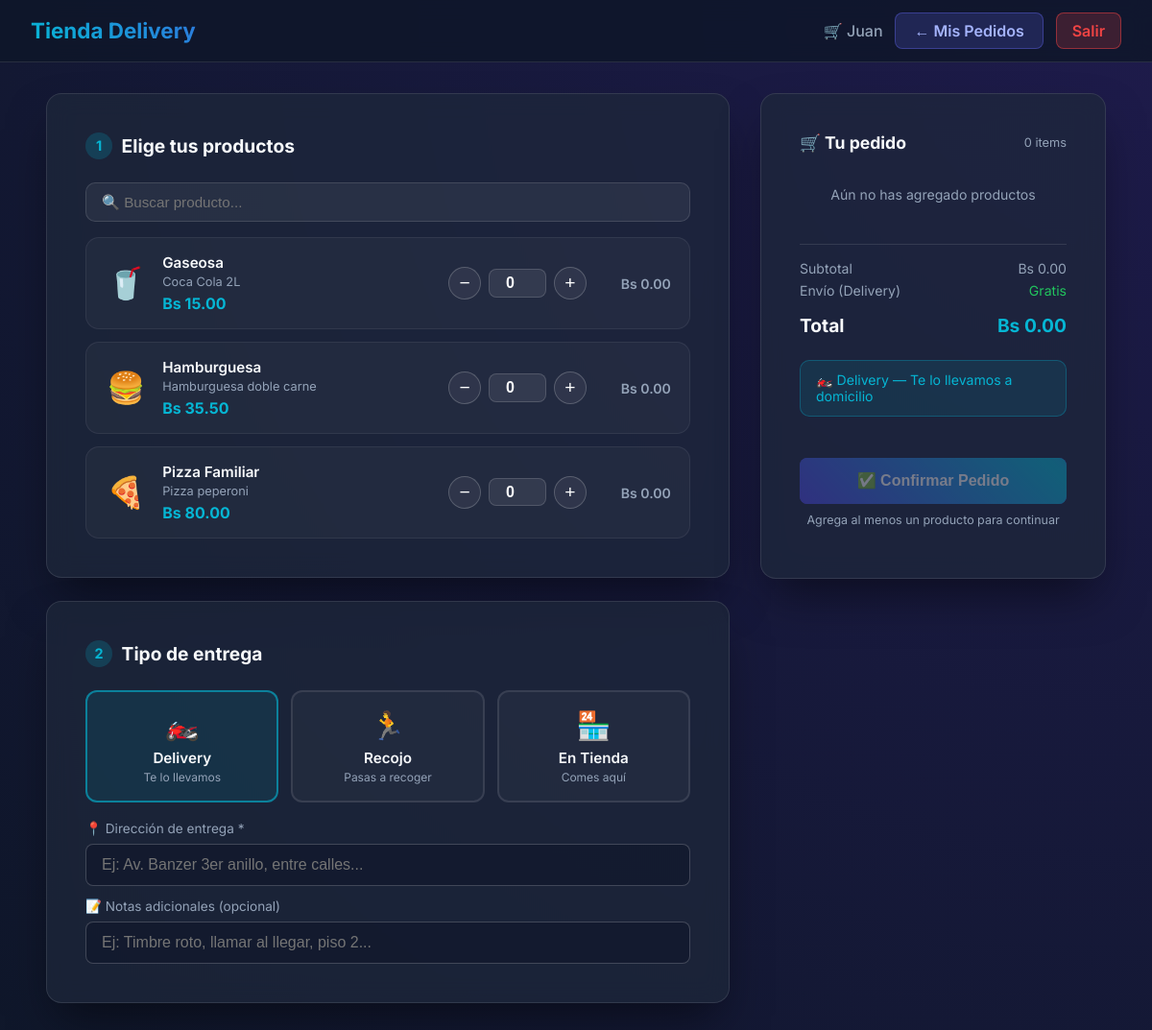
Screenshot of /nuevo_pedido.php (signed in) with the database file from the repository.
### tables this page shows
CREATE TABLE productos (
    idProducto INT AUTO_INCREMENT PRIMARY KEY,
    nombre VARCHAR(100) NOT NULL,
    descripcion TEXT,
    precioUnitario DECIMAL(10,2) NOT NULL
);

### nuevo_pedido.php (the view, shortened to what this page needs)
<?php
require_once 'config.php';
$productos = $conn->query("SELECT idProducto AS id, nombre, descripcion, precioUnitario AS precio FROM productos ORDER BY nombre")->fetchAll();
?>
<!DOCTYPE html>
<html lang="es">
<head>
    <link rel="stylesheet" href="style.css">
</head>
<body>
<div class="app-wrapper">
    <nav class="navbar">
        <h2>Tienda Delivery <span>| Nuevo Pedido</span></h2>
        <div class="nav-user">
            <span>🛒 <?php echo htmlspecialchars($_SESSION['nombre']); ?></span>
            <a href="cliente.php" class="btn" style="padding:0.5rem 1.2rem;width:auto;background:rgba(99,102,241,0.2);color:#a5b4fc;border:1px solid rgba(99,102,241,0.4);">← Mis Pedidos</a>
            <a href="logout.php" class="btn" style="padding:0.5rem 1rem;width:auto;background:rgba(239,68,68,0.2);color:var(--danger);border:1px solid rgba(239,68,68,0.5);">Salir</a>
        </div>
    </nav>
    <div class="dashboard-container">
        <form method="POST" id="form-pedido">
        <div class="pedido-layout">
        <div>
            <div class="glass-card" style="margin-bottom:1.5rem;">
                <h3 style="margin:0 0 1.5rem; font-size:1.2rem; display:flex; align-items:center;">
                    <span class="step-num">1</span> Elige tus productos
                </h3>
                <?php if (empty($productos)): ?>
                <p style="color:var(--text-muted); text-align:center; padding:2rem;">
                    No hay productos disponibles. El administrador debe agregarlos.
                </p>
                <?php else: ?>
                <div style="margin-bottom:1rem; position:relative;">
                    <input type="text" id="buscador" placeholder="🔍 Buscar producto..."
                        oninput="filtrarProductos()"
                        style="width:100%; padding:0.7rem 1rem; background:rgba(255,255,255,0.06);
                               border:1.5px solid rgba(255,255,255,0.12); border-radius:10px;
                               color:white; font-size:0.95rem; box-sizing:border-box;">
                </div>
                <div id="lista-productos" style="display:flex; flex-direction:column; gap:0.8rem;">
                    <?php foreach ($productos as $prod): ?>
                    <div class="prod-card" id="prod-<?php echo $prod['id']; ?>"
                         data-nombre="<?php echo strtolower(htmlspecialchars($prod['nombre'])); ?>">
                        <div style="font-size:2rem; min-width:44px; text-align:center;">
                            <?php
                            $n = strtolower($prod['nombre']);
                            if (str_contains($n,'hambur') || str_contains($n,'burger')) echo '🍔';
                            elseif (str_contains($n,'pizza')) echo '🍕';
                            elseif (str_contains($n,'pollo') || str_contains($n,'chicken')) echo '🍗';
                            elseif (str_contains($n,'gaseosa') || str_contains($n,'refresco') || str_contains($n,'coca')) echo '🥤';
                            elseif (str_contains($n,'agua')) echo '💧';
                            elseif (str_contains($n,'jugo')) echo '🧃';
                            elseif (str_contains($n,'ensalada') || str_contains($n,'salad')) echo '🥗';
                            elseif (str_contains($n,'pasta') || str_contains($n,'spagueti')) echo '🍝';
                            elseif (str_contains($n,'arroz')) echo '🍚';
                            elseif (str_contains($n,'postre') || str_contains($n,'torta') || str_contains($n,'pastel')) echo '🎂';
                            elseif (str_contains($n,'helado')) echo '🍦';
                            elseif (str_contains($n,'cafe') || str_contains($n,'café')) echo '☕';
                            else echo '🍽️';
                            ?>
                        </div>
                        <div style="flex:1; min-width:0;">
                            <p style="margin:0; font-weight:600; font-size:0.95rem;"><?php echo htmlspecialchars($prod['nombre']); ?></p>
                            <?php if ($prod['descripcion']): ?>
                            <p style="margin:0.2rem 0 0; color:var(--text-muted); font-size:0.8rem; white-space:nowrap; overflow:hidden; text-overflow:ellipsis;">
                                <?php echo htmlspecialchars($prod['descripcion']); ?>
                            </p>
                            <?php endif; ?>
                            <p style="margin:0.3rem 0 0; font-weight:700; color:var(--accent); font-size:1rem;">
                                Bs <?php echo number_format($prod['precio'], 2); ?>
                            </p>
                        </div>
                        <div style="display:flex; align-items:center; gap:0.5rem; flex-shrink:0;">
                            <button type="button" class="qty-btn" onclick="cambiarCantidad(this,-1)">−</button>
                            <input type="number" name="cantidad[]" value="0" min="0" max="99"
                                   class="qty-input" oninput="actualizarTodo()" onchange="actualizarTodo()">
                            <button type="button" class="qty-btn" onclick="cambiarCantidad(this,1)">+</button>
                        </div>
                        <div style="min-width:72px; text-align:right; flex-shrink:0;">
                            <span class="subtotal-prod" data-precio="<?php echo $prod['precio']; ?>"
                                  style="color:var(--text-muted); font-size:0.88rem; font-weight:600;">Bs 0.00</span>
                        </div>
                    </div>
                    <?php endforeach; ?>
                </div>
                <?php endif; ?>
            </div>
            <div class="glass-card" style="margin-bottom:1.5rem;">
                <h3 style="margin:0 0 1.5rem; font-size:1.2rem; display:flex; align-items:center;">
                    <span class="step-num">2</span> Tipo de entrega
                </h3>
                <div style="display:grid; grid-template-columns:repeat(3,1fr); gap:0.8rem; margin-bottom:1.2rem;">
                    <?php
                    $tipos = [
                        ['val'=>'Delivery', 'ico'=>'🏍️', 'label'=>'Delivery',  'sub'=>'Te lo llevamos'],
                        ['val'=>'Recojo',   'ico'=>'🏃', 'label'=>'Recojo',    'sub'=>'Pasas a recoger'],
                        ['val'=>'Tienda',   'ico'=>'🏪', 'label'=>'En Tienda', 'sub'=>'Comes aquí'],
                    ];
                    foreach ($tipos as $t):
                    ?>
                    <div class="tipo-card <?php echo $t['val']=='Delivery'?'sel':''; ?>"
                         id="tipo-<?php echo $t['val']; ?>"
                         onclick="selTipo('<?php echo $t['val']; ?>')">
                        <div style="font-size:1.8rem;"><?php echo $t['ico']; ?></div>
                        <p style="margin:0.4rem 0 0; font-weight:600; font-size:0.95rem;"><?php echo $t['label']; ?></p>
                        <p style="margin:0.2rem 0 0; font-size:0.75rem; color:var(--text-muted);"><?php echo $t['sub']; ?></p>
                    </div>
                    <?php endforeach; ?>
                </div>
                <div id="campo-direccion">
                    <div class="form-group" style="margin-bottom:0.8rem;">
                        <label style="font-size:0.85rem; color:var(--text-muted);">📍 Dirección de entrega *</label>
                        <input type="text" name="direccion" id="input-direccion" class="form-control"
                               placeholder="Ej: Av. Banzer 3er anillo, entre calles..."
                               value="<?php echo htmlspecialchars($_POST['direccion'] ?? ''); ?>">
                    </div>
                    <div class="form-group" style="margin-bottom:0;">
                        <label style="font-size:0.85rem; color:var(--text-muted);">📝 Notas adicionales (opcional)</label>
                        <input type="text" name="notas" class="form-control"
                               placeholder="Ej: Timbre roto, llamar al llegar, piso 2..."
                               value="<?php echo htmlspecialchars($_POST['notas'] ?? ''); ?>">
                    </div>
                </div>
            </div>
        </div>
        <div style="position:sticky; top:1.5rem;">
            <div class="glass-card">
                <h3 style="margin:0 0 1.2rem; font-size:1.1rem; display:flex; align-items:center; justify-content:space-between;">
                    <span>🛒 Tu pedido</span>
                    <span id="carrito-count" style="font-size:0.8rem; color:var(--text-muted); font-weight:400;">0 items</span>
                </h3>
                <div id="carrito-items" style="min-height:60px;">
                    <p id="carrito-vacio" style="color:var(--text-muted); font-size:0.88rem; text-align:center; padding:1rem 0;">
                        Aún no has agregado productos
                    </p>
                </div>
                <div style="border-top:1px solid rgba(255,255,255,0.1); margin:1rem 0;"></div>
                <div style="display:flex; justify-content:space-between; font-size:0.88rem; color:var(--text-muted); margin-bottom:0.4rem;">
                    <span>Subtotal</span>
                    <span id="subtotal-display">Bs 0.00</span>
                </div>
                <div style="display:flex; justify-content:space-between; font-size:0.88rem; color:var(--text-muted); margin-bottom:1rem;">
                    <span id="label-envio">Envío (Delivery)</span>
                    <span style="color:#22c55e;">Gratis</span>
                </div>
                <div style="display:flex; justify-content:space-between; font-weight:700; font-size:1.2rem; margin-bottom:1.5rem;">
                    <span>Total</span>
                    <span id="total-display" style="color:var(--accent);">Bs 0.00</span>
                </div>
                <div id="resumen-tipo" style="padding:0.7rem 1rem; border-radius:10px; background:rgba(6,182,212,0.1); border:1px solid rgba(6,182,212,0.3); margin-bottom:1.2rem; font-size:0.88rem; color:var(--accent);">
                    🏍️ Delivery — Te lo llevamos a domicilio
                </div>
                <button type="submit" id="btn-confirmar" class="btn btn-glow" disabled
                        style="font-size:1rem; padding:0.9rem 1.5rem; width:100%;">
                    ✅ Confirmar Pedido
                </button>
                <p id="hint-confirmar" style="text-align:center; color:var(--text-muted); font-size:0.78rem; margin-top:0.6rem;">
                    Agrega al menos un producto para continuar
                </p>
            </div>
        </div>
        </div>
        </form>
    </div>
</div>
</body>
</html>

### style.css (style rules this page uses)
:root { --primary: #4F46E5; --primary-hover: #4338CA; --bg-color: #0f172a; --card-bg: rgba(30, 41, 59, 0.7); --card-bg-hover: rgba(30, 41, 59, 0.9); --text-main: #f8fafc; --text-muted: #94a3b8; --accent: #06b6d4; --danger: #ef4444; --success: #22c55e; }
body { font-family: 'Inter', system-ui, sans-serif; background: var(--bg-color); background-image: radial-gradient(circle at top right, #1e1b4b, #0f172a); color: var(--text-main); margin: 0; min-height: 100vh; display: flex; flex-direction: column; }
.btn-glow { display:flex;justify-content:center;align-items:center; margin-top:1.5rem;position:relative;overflow:hidden;z-index:1; }
.btn-glow::before { content:'';position:absolute;top:0;left:0;right:0;bottom:0; background:linear-gradient(45deg, var(--primary), var(--accent), var(--primary)); background-size:200% auto;z-index:-1;transition:background-position 0.5s; }
.glass-card { background:var(--card-bg);backdrop-filter:blur(12px); border:1px solid rgba(255,255,255,0.1); padding:2.5rem;border-radius:1rem; box-shadow:0 25px 50px -12px rgba(0,0,0,0.5); width:100%;animation:fadeIn 0.4s ease-out;box-sizing:border-box; }
h1,h2,h3 { color:var(--text-main); margin-top:0; }
.form-group { margin-bottom:1.5rem; }
.form-group label { display:block;margin-bottom:0.5rem;color:var(--text-muted);font-size:0.9rem; }
.form-control { width:100%;padding:0.75rem 1rem; background:rgba(15,23,42,0.6);border:1px solid rgba(255,255,255,0.2); border-radius:0.5rem;color:white;font-size:1rem;box-sizing:border-box;transition:all 0.3s; }
.btn { width:100%;padding:0.8rem;background:var(--primary);color:white;border:none; border-radius:0.5rem;font-size:1rem;font-weight:600;cursor:pointer; transition:background 0.3s,transform 0.1s;text-align:center; text-decoration:none;display:inline-block;box-sizing:border-box; }
.app-wrapper { display:flex;flex-direction:column;min-height:100vh; }
.navbar { display:flex;justify-content:space-between;align-items:center; padding:0.8rem 2rem; background:rgba(15,23,42,0.85);backdrop-filter:blur(10px); border-bottom:1px solid rgba(255,255,255,0.1); position:sticky;top:0;z-index:200;gap:1rem;flex-wrap:wrap; }
.navbar h2 { margin:0;font-size:1.4rem; background:-webkit-linear-gradient(45deg,#06b6d4,#4F46E5); -webkit-background-clip:text;-webkit-text-fill-color:transparent; white-space:nowrap; }
.navbar h2 span { opacity:0.7; }
.nav-user { display:flex;align-items:center;gap:0.8rem;flex-wrap:wrap; }
.nav-user span { font-weight:500;color:var(--text-muted);white-space:nowrap; }
.dashboard-container { padding:2rem 3rem;max-width:1600px;margin:0 auto; width:100%;box-sizing:border-box;flex:1; }

### nuevo_pedido.php (style rules this page uses)
.pedido-layout { display: grid; grid-template-columns: 1fr 360px; gap: 2rem; align-items: start; }
.prod-card { display: flex; align-items: center; gap: 1rem; padding: 1rem 1.2rem; border-radius: 14px; border: 1.5px solid rgba(255,255,255,0.07); background: rgba(255,255,255,0.03); transition: border-color 0.2s, background 0.2s; }
.qty-btn { width: 34px; height: 34px; border-radius: 50%; border: 1.5px solid rgba(255,255,255,0.2); background: rgba(255,255,255,0.06); color: white; font-size: 1.2rem; cursor: pointer; display: flex; align-items: center; justify-content: center; transition: background 0.15s; }
.qty-input { width: 48px; text-align: center; background: rgba(255,255,255,0.08); border: 1.5px solid rgba(255,255,255,0.15); border-radius: 8px; color: white; padding: 0.3rem; font-size: 1rem; font-weight: 600; }
.tipo-card { padding: 1.1rem; border-radius: 12px; text-align: center; cursor: pointer; border: 2px solid rgba(255,255,255,0.1); background: rgba(255,255,255,0.03); transition: all 0.2s; }
.tipo-card.sel { border-color: rgba(6,182,212,0.6); background: rgba(6,182,212,0.1); }
.step-num { display:inline-flex; align-items:center; justify-content:center; width:28px; height:28px; border-radius:50%; background: rgba(6,182,212,0.2); color: var(--accent); font-weight:700; font-size:0.9rem; margin-right:0.6rem; flex-shrink:0; }
#btn-confirmar:disabled { opacity:0.4; cursor:not-allowed; }

### rows the page displays
productos: nombre "Gaseosa", descripcion "Coca Cola 2L", precioUnitario "15.00"
productos: nombre "Hamburguesa", descripcion "Hamburguesa doble carne", precioUnitario "35.50"
productos: nombre "Pizza Familiar", descripcion "Pizza peperoni", precioUnitario "80.00"

### other values shown
$_SESSION['nombre'] "Juan"
$t['ico'] "🏍️"
$t['label'] "Delivery"
$t['sub'] "Te lo llevamos"
$t['ico'] "🏃"
$t['label'] "Recojo"
$t['sub'] "Pasas a recoger"
$t['ico'] "🏪"
$t['label'] "En Tienda"
$t['sub'] "Comes aquí"
